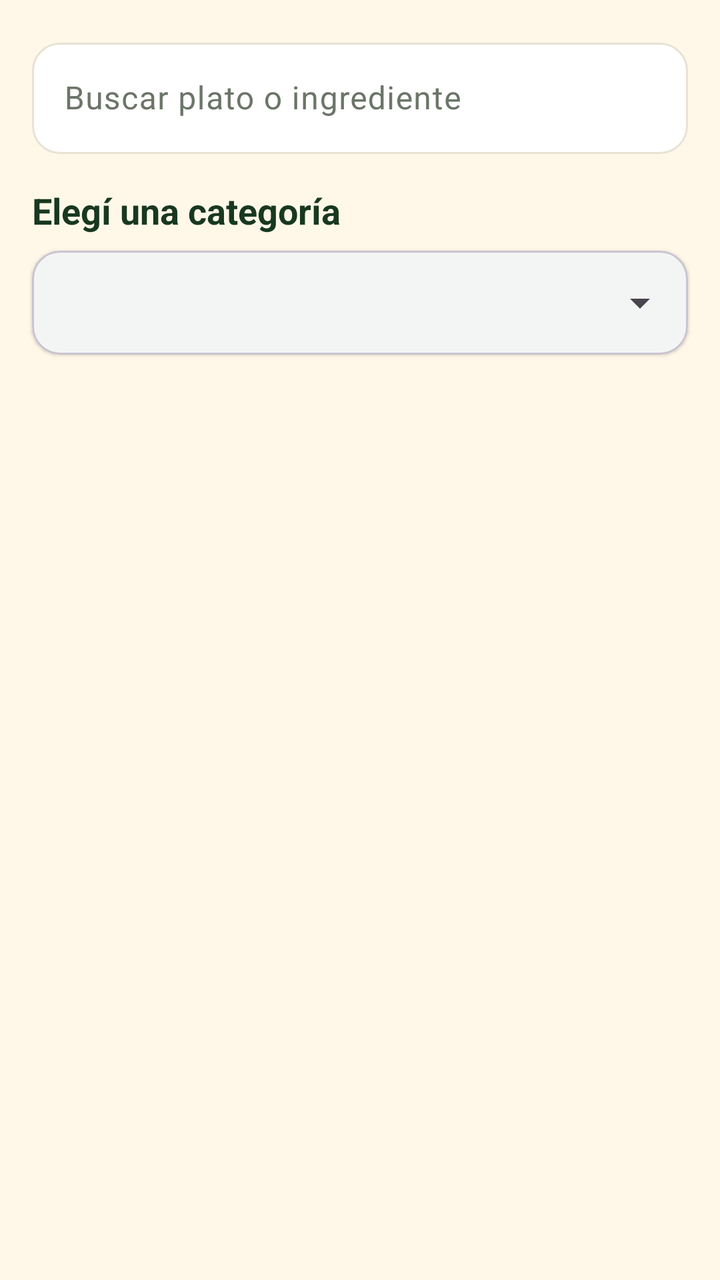
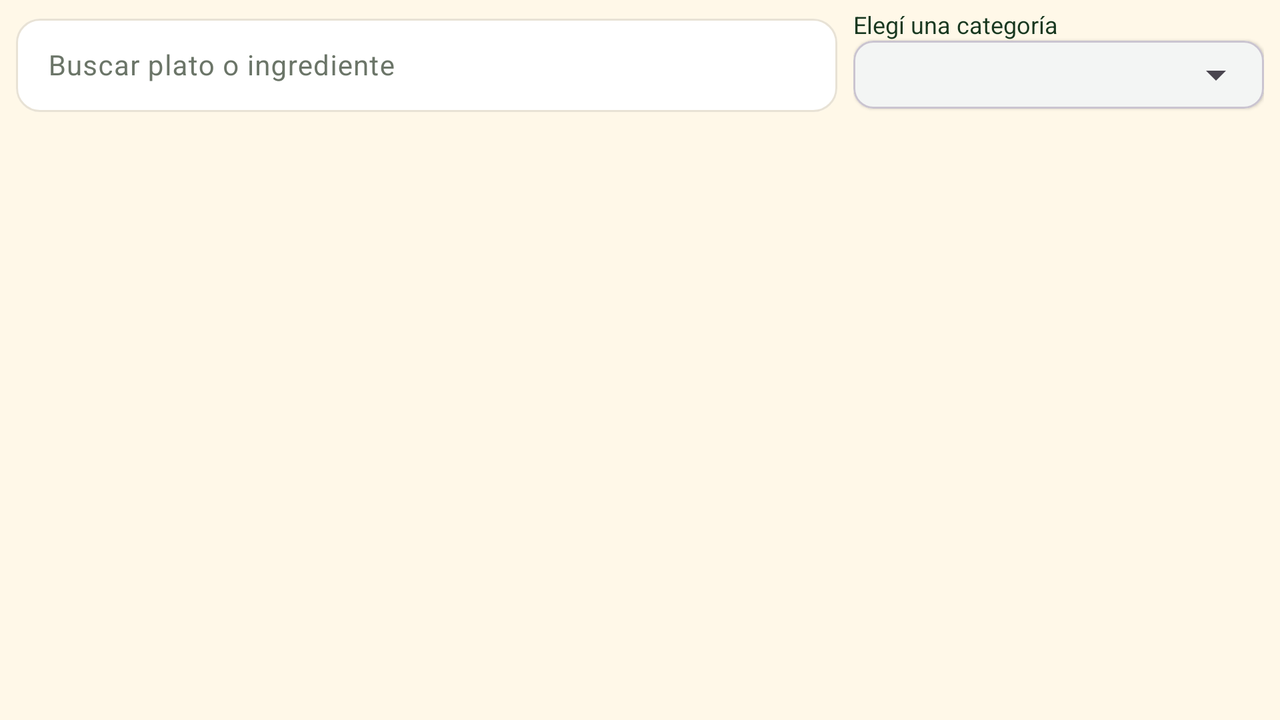

An Android layout and its configuration variant, each rendered on a device that would load it. The default file and the variant file are quoted in full after the pictures.
<!-- AndroidManifest.xml: application theme Theme.Bitey -->
<!-- res/layout/fragment_meal_list.xml -->
<?xml version="1.0" encoding="utf-8"?>
<androidx.constraintlayout.widget.ConstraintLayout
    xmlns:android="http://schemas.android.com/apk/res/android"
    xmlns:app="http://schemas.android.com/apk/res-auto"
    xmlns:tools="http://schemas.android.com/tools"
    android:layout_width="match_parent"
    android:layout_height="match_parent"
    android:background="?android:attr/windowBackground"
    tools:context=".ui.fragment.MealListFragment">

    
    <com.google.android.material.textfield.TextInputLayout
        android:id="@+id/searchInputLayout"
        style="@style/Widget.Material3.TextInputLayout.OutlinedBox"
        android:layout_width="0dp"
        android:layout_height="wrap_content"
        android:layout_marginStart="16dp"
        android:layout_marginTop="16dp"
        android:layout_marginEnd="16dp"
        android:hint="@string/search_hint"
        app:boxBackgroundColor="?attr/colorSurface"
        app:boxCornerRadiusTopStart="14dp"
        app:boxCornerRadiusTopEnd="14dp"
        app:boxCornerRadiusBottomStart="14dp"
        app:boxCornerRadiusBottomEnd="14dp"
        app:layout_constraintEnd_toEndOf="parent"
        app:layout_constraintStart_toStartOf="parent"
        app:layout_constraintTop_toTopOf="parent">

        <com.google.android.material.textfield.TextInputEditText
            android:id="@+id/etSearch"
            android:layout_width="match_parent"
            android:layout_height="wrap_content"
            android:imeOptions="actionSearch"
            android:inputType="text"
            android:maxLines="1"
            android:textColor="?attr/colorOnSurface"
            android:textSize="16sp" />

    </com.google.android.material.textfield.TextInputLayout>

    
    <com.google.android.material.button.MaterialButton
        android:id="@+id/btnBackToCategories"
        android:layout_width="wrap_content"
        android:layout_height="wrap_content"
        android:layout_marginTop="8dp"
        android:layout_marginEnd="16dp"
        android:text="@string/back_to_categories"
        android:visibility="gone"
        app:layout_constraintEnd_toEndOf="parent"
        app:layout_constraintTop_toBottomOf="@id/searchInputLayout" />

    <TextView
        android:id="@+id/tvCategoryLabel"
        android:layout_width="0dp"
        android:layout_height="wrap_content"
        android:layout_marginStart="16dp"
        android:layout_marginTop="16dp"
        android:layout_marginEnd="16dp"
        android:text="@string/choose_category"
        android:textColor="?attr/colorOnBackground"
        android:textSize="18sp"
        android:textStyle="bold"
        app:layout_constraintEnd_toEndOf="parent"
        app:layout_constraintStart_toStartOf="parent"
        app:layout_constraintTop_toBottomOf="@id/btnBackToCategories" />

    <com.google.android.material.card.MaterialCardView
        android:id="@+id/cardCategorySelector"
        android:layout_width="0dp"
        android:layout_height="wrap_content"
        android:layout_marginStart="16dp"
        android:layout_marginTop="8dp"
        android:layout_marginEnd="16dp"
        app:cardBackgroundColor="?attr/colorSurface"
        app:cardCornerRadius="14dp"
        app:cardElevation="1dp"
        app:layout_constraintEnd_toEndOf="parent"
        app:layout_constraintStart_toStartOf="parent"
        app:layout_constraintTop_toBottomOf="@id/tvCategoryLabel">

        <Spinner
            android:id="@+id/spinnerCategories"
            android:layout_width="match_parent"
            android:layout_height="52dp"
            android:paddingStart="12dp"
            android:paddingEnd="12dp" />
    </com.google.android.material.card.MaterialCardView>

    <androidx.recyclerview.widget.RecyclerView
        android:id="@+id/recyclerView"
        android:layout_width="0dp"
        android:layout_height="0dp"
        android:layout_marginTop="10dp"
        android:clipToPadding="false"
        android:paddingBottom="8dp"
        app:layout_constraintBottom_toBottomOf="parent"
        app:layout_constraintEnd_toEndOf="parent"
        app:layout_constraintStart_toStartOf="parent"
        app:layout_constraintTop_toBottomOf="@id/cardCategorySelector"
        tools:listitem="@layout/item_meal" />

    <ProgressBar
        android:id="@+id/progressBar"
        android:layout_width="wrap_content"
        android:layout_height="wrap_content"
        android:visibility="gone"
        app:layout_constraintBottom_toBottomOf="@id/recyclerView"
        app:layout_constraintEnd_toEndOf="@id/recyclerView"
        app:layout_constraintStart_toStartOf="@id/recyclerView"
        app:layout_constraintTop_toTopOf="@id/recyclerView" />

    
    <TextView
        android:id="@+id/tvEmptyOrError"
        android:layout_width="0dp"
        android:layout_height="wrap_content"
        android:layout_margin="20dp"
        android:background="?attr/selectableItemBackground"
        android:gravity="center"
        android:padding="12dp"
        android:textColor="?attr/colorOnBackground"
        android:textSize="16sp"
        android:visibility="gone"
        app:layout_constraintBottom_toBottomOf="@id/recyclerView"
        app:layout_constraintEnd_toEndOf="parent"
        app:layout_constraintStart_toStartOf="parent"
        app:layout_constraintTop_toTopOf="@id/recyclerView"
        tools:text="No se pudo conectar. Tocá para reintentar." />
</androidx.constraintlayout.widget.ConstraintLayout>
<!-- resources referenced by this layout -->
<resources>
  <string name="back_to_categories">Volver a categorías</string>
  <string name="choose_category">Elegí una categoría</string>
  <string name="search_hint">Buscar plato o ingrediente</string>
  <style name="Theme.Bitey" parent="Base.Theme.Bitey" />
  <style name="Base.Theme.Bitey" parent="Theme.Material3.DayNight.NoActionBar">
  
          
          <item name="colorPrimary">@color/bitey_primary</item>
          <item name="colorOnPrimary">@color/bitey_surface</item>
  
          <item name="colorSecondary">@color/bitey_secondary</item>
          <item name="colorOnSecondary">@color/bitey_text_primary</item>
  
          
          <item name="android:windowBackground">@color/bitey_background</item>
          <item name="colorOnBackground">@color/bitey_text_primary</item>
  
          <item name="colorSurface">@color/bitey_surface</item>
          <item name="colorOnSurface">@color/bitey_text_primary</item>
  
          
          <item name="colorSurfaceVariant">@color/bitey_secondary_background</item>
          <item name="colorOnSurfaceVariant">@color/bitey_text_secondary</item>
          <item name="colorOutline">@color/bitey_border</item>
  
      </style>
  <color name="bitey_primary">#244C2B</color>
  <color name="bitey_surface">#FFFFFF</color>
  <color name="bitey_secondary">#83B943</color>
  <color name="bitey_text_primary">#183820</color>
  <color name="bitey_background">#FFF8E8</color>
  <color name="bitey_secondary_background">#E7EFDF</color>
  <color name="bitey_text_secondary">#6B7568</color>
  <color name="bitey_border">#E8E2D5</color>
</resources>
<!-- res/layout-land/fragment_meal_list.xml (the repository's variant of the layout above) -->
<!-- drawn on the phone turned sideways -->
<?xml version="1.0" encoding="utf-8"?>
<androidx.constraintlayout.widget.ConstraintLayout
    xmlns:android="http://schemas.android.com/apk/res/android"
    xmlns:app="http://schemas.android.com/apk/res-auto"
    xmlns:tools="http://schemas.android.com/tools"
    android:layout_width="match_parent"
    android:layout_height="match_parent"
    android:background="?android:attr/windowBackground"
    tools:context=".ui.fragment.MealListFragment">

    
    <LinearLayout
        android:id="@+id/topControls"
        android:layout_width="0dp"
        android:layout_height="wrap_content"
        android:layout_marginStart="8dp"
        android:layout_marginTop="4dp"
        android:layout_marginEnd="8dp"
        android:orientation="horizontal"
        android:gravity="center_vertical"
        app:layout_constraintEnd_toEndOf="parent"
        app:layout_constraintStart_toStartOf="parent"
        app:layout_constraintTop_toTopOf="parent">

        <com.google.android.material.textfield.TextInputLayout
            android:id="@+id/searchInputLayout"
            style="@style/Widget.Material3.TextInputLayout.OutlinedBox"
            android:layout_width="0dp"
            android:layout_height="52dp"
            android:layout_weight="2"
            android:hint="@string/search_hint"
            app:boxBackgroundColor="?attr/colorSurface"
            app:boxCornerRadiusTopStart="12dp"
            app:boxCornerRadiusTopEnd="12dp"
            app:boxCornerRadiusBottomStart="12dp"
            app:boxCornerRadiusBottomEnd="12dp">

            <com.google.android.material.textfield.TextInputEditText
                android:id="@+id/etSearch"
                android:layout_width="match_parent"
                android:layout_height="match_parent"
                android:imeOptions="actionSearch"
                android:inputType="text"
                android:maxLines="1"
                android:textColor="?attr/colorOnSurface"
                android:textSize="14sp" />

        </com.google.android.material.textfield.TextInputLayout>

        
        <FrameLayout
            android:layout_width="0dp"
            android:layout_height="52dp"
            android:layout_marginStart="8dp"
            android:layout_weight="1">

            <LinearLayout
                android:layout_width="match_parent"
                android:layout_height="match_parent"
                android:orientation="vertical">

                <TextView
                    android:id="@+id/tvCategoryLabel"
                    android:layout_width="match_parent"
                    android:layout_height="wrap_content"
                    android:text="@string/choose_category"
                    android:textColor="?attr/colorOnBackground"
                    android:textSize="12sp"
                    android:singleLine="true" />

                <com.google.android.material.card.MaterialCardView
                    android:id="@+id/cardCategorySelector"
                    android:layout_width="match_parent"
                    android:layout_height="34dp"
                    app:cardBackgroundColor="?attr/colorSurface"
                    app:cardCornerRadius="10dp"
                    app:cardElevation="1dp">

                    <Spinner
                        android:id="@+id/spinnerCategories"
                        android:layout_width="match_parent"
                        android:layout_height="match_parent"
                        android:paddingStart="8dp"
                        android:paddingEnd="8dp" />

                </com.google.android.material.card.MaterialCardView>

            </LinearLayout>

            <com.google.android.material.button.MaterialButton
                android:id="@+id/btnBackToCategories"
                android:layout_width="match_parent"
                android:layout_height="48dp"
                android:layout_gravity="center"
                android:insetTop="0dp"
                android:insetBottom="0dp"
                android:text="@string/back_to_categories"
                android:textSize="12sp"
                android:visibility="gone"
                app:cornerRadius="10dp" />

        </FrameLayout>

    </LinearLayout>

    
    <androidx.recyclerview.widget.RecyclerView
        android:id="@+id/recyclerView"
        android:layout_width="0dp"
        android:layout_height="0dp"
        android:layout_marginTop="4dp"
        android:clipToPadding="false"
        android:paddingBottom="4dp"
        app:layout_constraintBottom_toBottomOf="parent"
        app:layout_constraintEnd_toEndOf="parent"
        app:layout_constraintStart_toStartOf="parent"
        app:layout_constraintTop_toBottomOf="@id/topControls"
        tools:listitem="@layout/item_meal" />

    <ProgressBar
        android:id="@+id/progressBar"
        android:layout_width="wrap_content"
        android:layout_height="wrap_content"
        android:visibility="gone"
        app:layout_constraintBottom_toBottomOf="@id/recyclerView"
        app:layout_constraintEnd_toEndOf="@id/recyclerView"
        app:layout_constraintStart_toStartOf="@id/recyclerView"
        app:layout_constraintTop_toTopOf="@id/recyclerView" />

    <TextView
        android:id="@+id/tvEmptyOrError"
        android:layout_width="0dp"
        android:layout_height="wrap_content"
        android:layout_margin="12dp"
        android:gravity="center"
        android:padding="8dp"
        android:background="?attr/selectableItemBackground"
        android:textColor="?attr/colorOnBackground"
        android:textSize="14sp"
        android:visibility="gone"
        app:layout_constraintBottom_toBottomOf="@id/recyclerView"
        app:layout_constraintEnd_toEndOf="parent"
        app:layout_constraintStart_toStartOf="parent"
        app:layout_constraintTop_toTopOf="@id/recyclerView" />

</androidx.constraintlayout.widget.ConstraintLayout>
